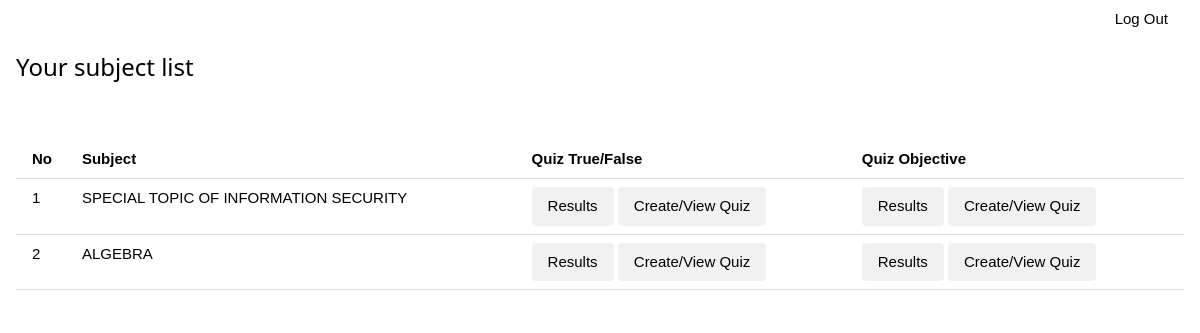
The app's page /lecturer/home.php (signed in) with its own data.
### tables this page shows
CREATE TABLE `workloads` (
  `workload_id` int(11) NOT NULL,
  `lecturer_id` int(4) NOT NULL,
  `subject_code` varchar(8) NOT NULL
);

CREATE TABLE `subjects` (
  `subject_code` varchar(8) NOT NULL,
  `subject_name` varchar(100) NOT NULL
);

### lecturer/home.php (the view, shortened to what this page needs)
<?php
require '../connection.php';
if (isset($_SESSION['lecturer_id']))
	$lecturer_id = $_SESSION['lecturer_id'];
else
	header('location: ../index.php');
?>
<!DOCTYPE html>
<html lang="en">
<head>
	<link rel="stylesheet" href="../css/w3.css">
	<link rel="stylesheet" href="../css/style.css">
</head>
<body>
	<div class="w3-container">
		<div class="w3-bar">
			<a href="../logout.php" class="w3-bar-item w3-button w3-right">Log Out</a>
		</div>
		<h3>Your subject list</h3>
		<br>
		<br>
		<table class="w3-table w3-bordered">
			<tr>
				<th>No</th>
				<th>Subject</th>
				<th>Quiz True/False</th>
				<th>Quiz Objective</th>
			</tr>
			<?php
				$i = 1;
				$sql = 'SELECT s.subject_code, s.subject_name, w.*
				FROM workloads AS w
				INNER JOIN subjects AS s ON s.subject_code = w.subject_code
				WHERE w.lecturer_id = ' . $lecturer_id;
				if ($result = $conn->query($sql))
				{
					if ($result->num_rows > 0) {
						while ($row = $result->fetch_assoc()) { ?>
							<tr style="text-align: center">
							<td><?php echo $i; ?></td>
							<td><?php echo $row['subject_name']; ?></td>
							<form action="" method="POST">
								<td>
									<button class="w3-button w3-round w3-light-grey" type="submit" name="view-marks-tf">Results</button>
									<button class="w3-button w3-round w3-light-grey" type="submit" name="edit-tf">Create/View Quiz</button>
								</td>
							</form>
							<form action="" method="POST">
								<td>
									<button class="w3-button w3-round w3-light-grey" type="submit" name="view-marks-obj">Results</button>
									<button class="w3-button w3-round w3-light-grey" type="submit" name="edit-obj">Create/View Quiz</button>
								</td>
							</form>
							</tr>
							<?php
							$i++;
						}
					}
				}
				else
				{
					echo $conn->error;
				}
			?>
		</table>
	</div>
</body>
</html>

### css/w3.css (style rules this page uses)
html { box-sizing:border-box }
*,*:before,*:after { box-sizing:inherit }
html { -ms-text-size-adjust:100%;-webkit-text-size-adjust:100% }
body { margin:0 }
a { background-color:transparent }
button,input,select,textarea,optgroup { font:inherit;margin:0 }
button,input { overflow:visible }
button,select { text-transform:none }
button,[type=button],[type=reset],[type=submit] { -webkit-appearance:button }
html,body { font-family:Verdana,sans-serif;font-size:15px;line-height:1.5 }
html { overflow-x:hidden }
h3 { font-size:24px }
h1,h2,h3,h4,h5,h6 { font-family:"Segoe UI",Arial,sans-serif;font-weight:400;margin:10px 0 }
a { color:inherit }
.w3-table,.w3-table-all { border-collapse:collapse;border-spacing:0;width:100%;display:table }
.w3-bordered tr,.w3-table-all tr { border-bottom:1px solid #ddd }
.w3-table td,.w3-table th,.w3-table-all td,.w3-table-all th { padding:8px 8px;display:table-cell;text-align:left;vertical-align:top }
.w3-table th:first-child,.w3-table td:first-child,.w3-table-all th:first-child,.w3-table-all td:first-child { padding-left:16px }
.w3-btn,.w3-button { border:none;display:inline-block;padding:8px 16px;vertical-align:middle;overflow:hidden;text-decoration:none;color:inherit;background-color:inherit;text-align:center;cursor:pointer;white-space:nowrap }
.w3-btn,.w3-button { -webkit-touch-callout:none;-webkit-user-select:none;-khtml-user-select:none;-moz-user-select:none;-ms-user-select:none;user-select:none }
.w3-bar { width:100%;overflow:hidden }
.w3-bar .w3-bar-item { padding:8px 16px;float:left;width:auto;border:none;display:block;outline:0 }
.w3-bar .w3-button { white-space:normal }
.w3-container:after,.w3-container:before,.w3-panel:after,.w3-panel:before,.w3-row:after,.w3-row:before,.w3-row-padding:after,.w3-row-padding:before, .w3-cell-row:before,.w3-cell-row:after,.w3-clear:after,.w3-clear:before,.w3-bar:before,.w3-bar:after { content:"";display:table;clear:both }
.w3-round,.w3-round-medium { border-radius:4px }
.w3-container,.w3-panel { padding:0.01em 16px }
.w3-right { float:right!important }
.w3-light-grey,.w3-hover-light-grey:hover,.w3-light-gray,.w3-hover-light-gray:hover { color:#000!important;background-color:#f1f1f1!important }

### records on screen
workloads: subject_code.subject_name "SPECIAL TOPIC OF INFORMATION SECURITY"
workloads: subject_code.subject_name "ALGEBRA"
